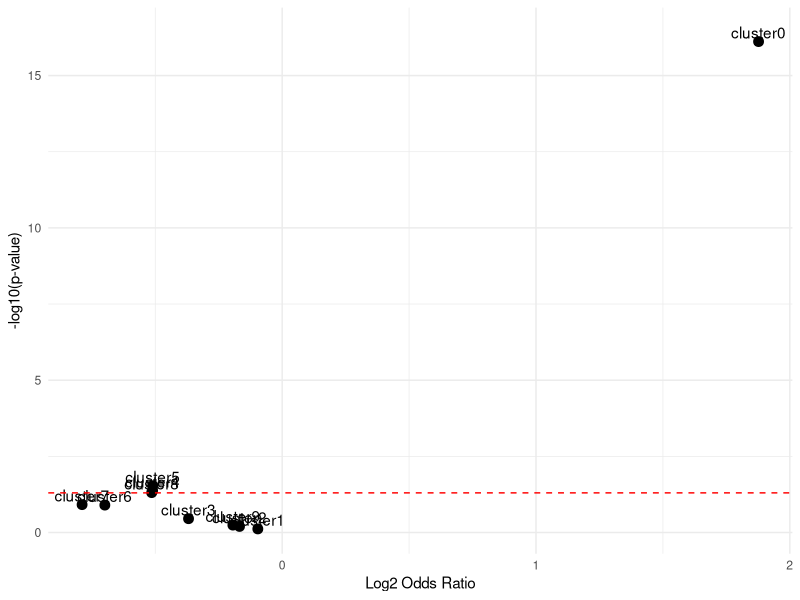
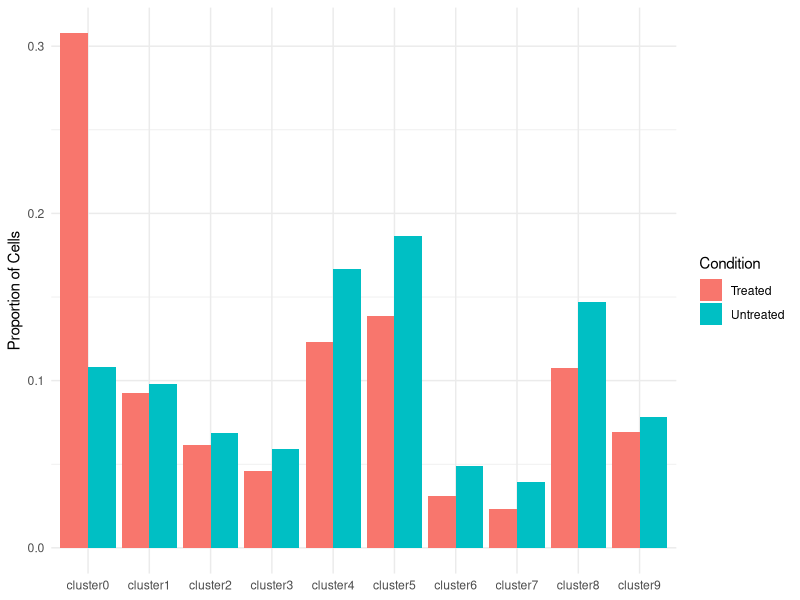

These charts were generated, in order, by the following R code:
## ---- chunk 1
library(tidyverse)
knitr::opts_chunk$set(echo = TRUE)
## ---- chunk 2
treated   <- c(50, 60, 40, 30, 80, 90, 20, 15, 70, 45)
untreated <- c(55, 50, 35, 25, 85, 95, 25, 20, 65, 40)

cluster_table <- rbind(treated, untreated)
colnames(cluster_table) <- paste0("cluster", 0:9)
rownames(cluster_table) <- c("Treated", "Untreated")
cluster_table
## ---- chunk 3
chisq_test <- chisq.test(cluster_table)
chisq_test
## ---- chunk 4
fisher_test <- fisher.test(cluster_table, workspace=2e8)
fisher_test
## ---- chunk 5
treated2   <- c(200, 60, 40, 30, 80, 90, 20, 15, 70, 45)
untreated2 <- c(55, 50, 35, 30, 85, 95, 25, 20, 75, 40)

cluster_table2 <- rbind(treated2, untreated2)
colnames(cluster_table2) <- paste0("cluster", 0:9)
rownames(cluster_table2) <- c("Treated", "Untreated")
cluster_table2
## ---- chunk 6
chisq_test2 <- chisq.test(cluster_table2)
chisq_test2
## ---- chunk 7
fisher_test2 <- fisher.test(cluster_table2, simulate.p.value = TRUE)
fisher_test2
## ---- chunk 8
treated3   <- c(50, 60, 40, 30, 80, 90, 20, 15, 70, 45)
untreated3 <- untreated*3

cluster_table3 <- rbind(treated3, untreated3)
colnames(cluster_table3) <- paste0("cluster", 0:9)
rownames(cluster_table3) <- c("Treated", "Untreated")

chisq.test(cluster_table3)
## ---- chunk 9
treated   <- c(200, 60, 40, 30, 80, 90, 20, 15, 70, 45)
untreated <- c(55, 50, 35, 30, 85, 95, 25, 20, 75, 40)
clusters <- paste0("cluster", 0:9)

total_treated <- sum(treated)
total_untreated <- sum(untreated)

res <- purrr::map(seq_along(clusters), \(i){
  contingency_table <- matrix(
    c(
      treated[i], total_treated - treated[i],
      untreated[i], total_untreated - untreated[i]
    ),
    nrow=2,
    byrow=TRUE
  )
  
  fisher_res <- fisher.test(contingency_table)
  list(
    table = contingency_table,
    stat = fisher_res
  )
})

res[[1]]
## ---- chunk 10
data.frame(
  Cluster = clusters,
  Treated = treated,
  Untreated = untreated,
  pvalue = purrr::map_dbl(res, \(x) x$stat$p.value),
  odds_ratio = purrr::map_dbl(res, \(x) x$stat$estimate)
) -> res_df

res_df$padj <- p.adjust(res_df$pvalue, method = "BH")
res_df$log2_odds_ratio <- log2(res_df$odds_ratio)

res_df
## ---- chunk 11
library(ggplot2)

ggplot(res_df, aes(x = log2_odds_ratio, y = -log10(pvalue), label=Cluster)) +
  geom_point(size=3) +
  geom_text(nudge_y = 0.3) +
  geom_hline(yintercept = -log10(0.05), linetype="dashed", color="red") +
  xlab("Log2 Odds Ratio") + ylab("-log10(p-value)") +
  theme_minimal()
## ---- chunk 12
prop_df <- data.frame(
  Cluster = rep(clusters, 2),
  Condition = rep(c("Treated", "Untreated"), each=length(clusters)),
  Proportion = c(treated / total_treated, untreated / total_untreated)
)

ggplot(prop_df, aes(x=Cluster, y=Proportion, fill=Condition)) +
  geom_bar(stat="identity", position="dodge") +
  ylab("Proportion of Cells") +
  theme_minimal() +
  theme(axis.title.x = element_blank())
